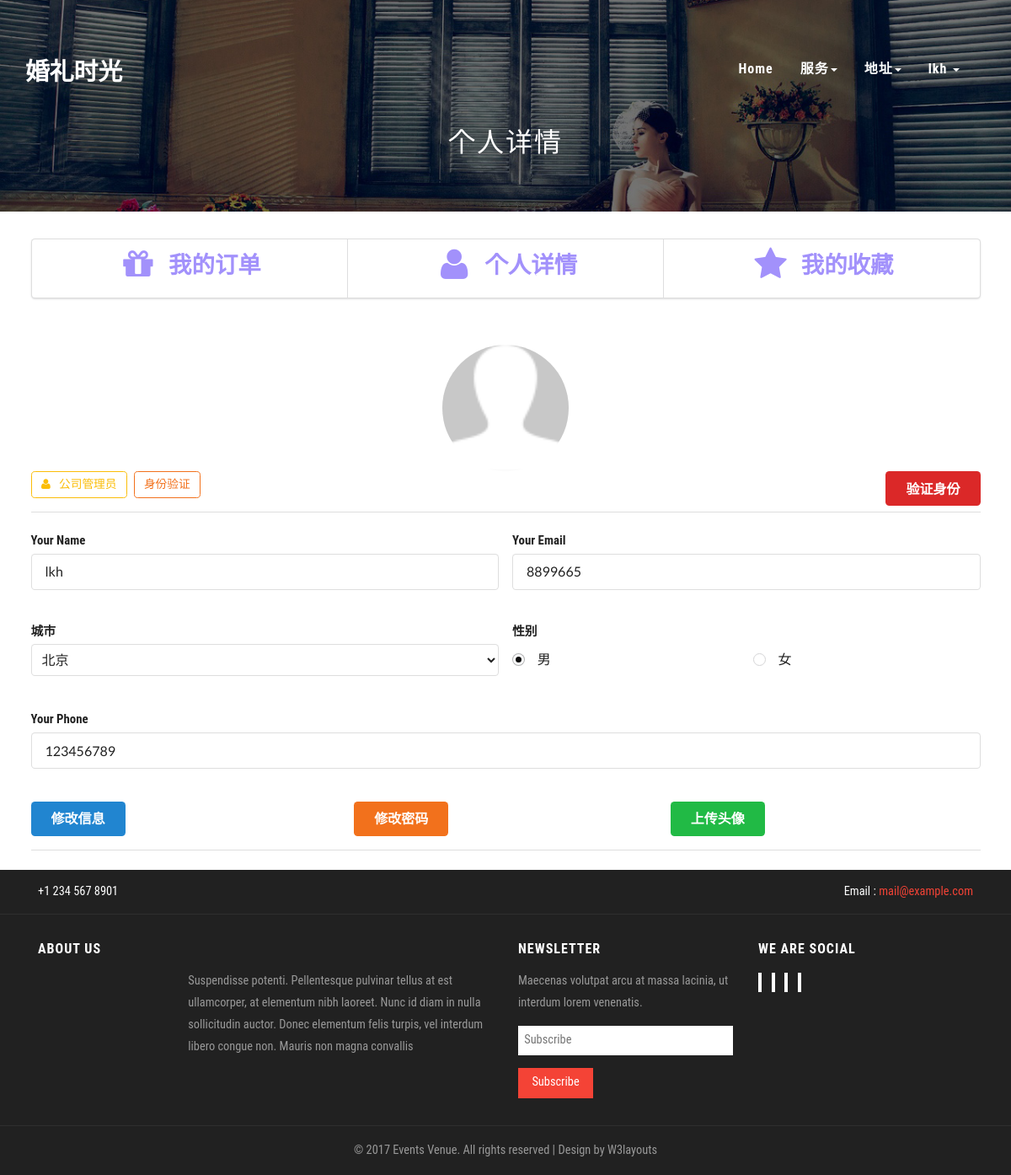
/person/ (signed in), run on an earlier commit of the app's database.
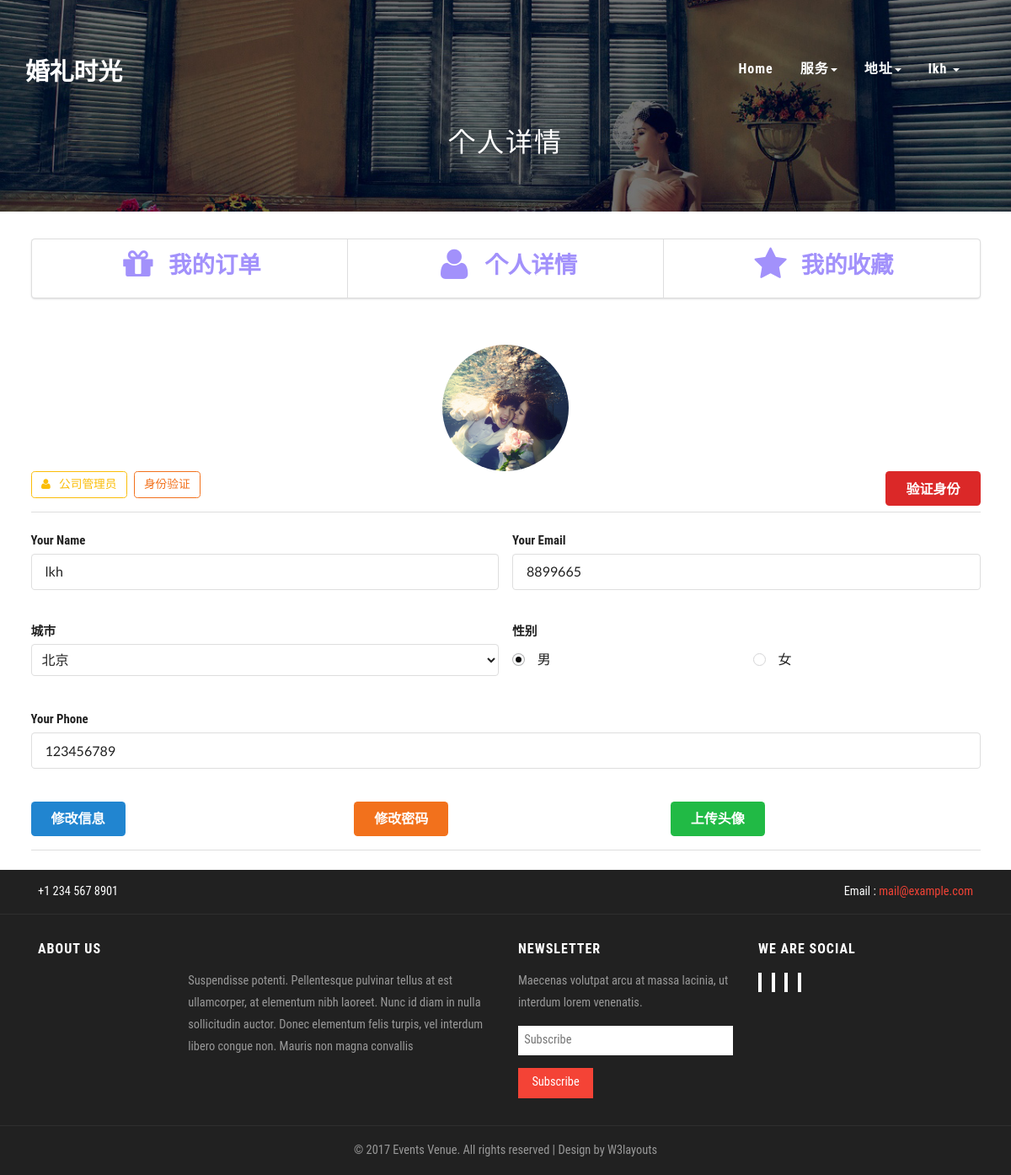
And on a later commit of the database.
### Web/models.py (models this page shows)
class UserProfile(models.Model):#客户信息
    belong_to = models.OneToOneField(to=User)#名字密码等
    profile_image = models.FileField(upload_to='store/userimg',default='images/matt.jpg',null=True,blank=True)
    email = models.EmailField(null=True,blank = True)
    ident_name = models.CharField(max_length=12,default='',null=True,blank = True)
    sex_s = {
        ('man','man'),
        ('woman','woman'),
    }
    sex = models.CharField(choices = sex_s,default='man' ,max_length=5)
    location = models.ForeignKey(to=City,null=True,blank = True)
    ident_kind = models.ForeignKey(to=ident_Kind,default=1)
    phone = models.CharField(max_length=11,default='')
    is_ident = models.BooleanField(default=False)
    ident = models.CharField(max_length=18,null=True,blank = True)
    is_C_man = models.BooleanField(default=False)
    is_W_man = models.BooleanField(default=False)
    def __str__(self):
        return self.belong_to.username

### Web/views.py (the view, shortened to what this page needs)
# urls.py: url(r'^person/',person),
def person(request):
    context={}
    if isinstance(request.user,User):
        user = UserProfile.objects.get(belong_to = request.user)
    else:
        return redirect(to='/index/')
    if request.method == 'GET':
        cities = City.objects.all()
        ser_kind = server_choices.objects.all()
        context['User'] = user
        context['city'] =cities
        context['s_kind'] = ser_kind
        return render(request,'person.html',context=context)
    else:
        return redirect(to='/index/')

### Web/models.py (called while the page is built)
    def __str__(self):
        return str(self.id) + self.city_name

    def __str__(self):
        return str(self.id) + self.ex_ser_name

### Web/templates/person.html (shortened to what the changed rows need)
<!DOCTYPE html>
{% load staticfiles %}
<html lang="en">
<head>
<link rel="stylesheet" href="{% static '/css/semantic.css' %}" media="screen" title="no title" charset="utf-8">
<link href="{% static '/css/bootstrap.css' %}" rel="stylesheet" type="text/css" media="all" />
<link rel="stylesheet" href="{% static '/css/style.css' %}" type="text/css" media="all" />
<link rel="stylesheet" href="{% static '/css/animate.css' %}" type="text/css" media="all" />
</head>
<body >
	<div class="banner">
        {% include "header.html" %}
		<div class="agileinfo-top-heading">
			<h2>个人详情</h2>
		</div>
    </div>
<div id="ident" >
        <div class="ui vertical segment container ">
                <form method="post" class="ui form error success" >
                    <br>
                    <div class="ui segment vertical">
                        <a href=""><img src="/store/{{ User.profile_image }}" alt="" class="ui circular centered small image"></a>
                    </div>
                    <br>
                    <div class="two fields">
                        <div class="field">
                            <label >Your Name</label>
                            <input type="text" placeholder="xxxx" name="User_name" value={{User.belong_to.username}}>
                        </div>
                        <div class="field">
                            <label >Your Email</label>
                            <input type="text" placeholder="xxxx" name="User_email" value={{User.email}} >
                        </div>
                    </div>
                    <br>
                    <br>
                    <div class="field">
                        <label >Your Phone</label>
                        <input type="text" placeholder="xxxx" name="User_phone" value={{User.phone}} maxlength="11"
                        onkeyup="if(this.value.length==1){this.value=this.value.replace(/[^1-9]/g,'')}else{this.value=this.value.replace(/\D/g,'')}"
                        onafterpaste="if(this.value.length==1){this.value=this.value.replace(/[^1-9]/g,'')}else{this.value=this.value.replace(/\D/g,'')}"/>
                    </div>
                    <br>
                </form>
        </div>
        <br>
</div>
</body>
</html>

### Web/templates/header.html (shortened to what this page needs)
{% load staticfiles %}
<link rel="stylesheet" href="{% static '/css/style.css' %}" type="text/css" media="all" />
    <div class="header">
        <div class="container">
            <div class="header-left">
                <div class="w3layouts-logo">
                    <h1>
                        <a href="../../index/"> 婚礼时光</a>
                    </h1>
                </div>
            </div>
            <div class="top-nav">
                <nav class="navbar navbar-default">
                    <div class="collapse navbar-collapse" id="bs-example-navbar-collapse-1">
                        <ul class="nav navbar-nav">
                            <li><a class="" href="../../index/">Home</a></li>
                            <li>
                                <a href="#" class="dropdown-toggle hvr-bounce-to-bottom" data-toggle="dropdown" role="button" aria-haspopup="true" aria-expanded="false">服务<span class="caret"></span></a>
                            </li>
                            <li class="">
                                <a href="#" class="dropdown-toggle hvr-bounce-to-bottom" data-toggle="dropdown" role="button" aria-haspopup="true" aria-expanded="false">地址<span class="caret"></span></a>
                            </li>
                            {% if User %}
                            <li>
                                <a href="#" class="dropdown-toggle hvr-bounce-to-bottom" data-toggle="dropdown" role="button" aria-haspopup="true" aria-expanded="false">
                                    <img class="" src="{{user.icon.url}}" alt="">{{User}}
                                    <span class="caret"></span></a>
                            </li>
                            {% else %}
                                <li class="ui right float"><a href="../../login/">login</a></li>
                            {% endif %}
                        </ul>
                        <div class="clearfix"> </div>
                    </div>
                </nav>
            </div>
            <div class="clearfix"></div>
        </div>
    </div>

What changed in the data, as far as the page shows it:
changed UserProfile "lkh": profile_image: a different picture
